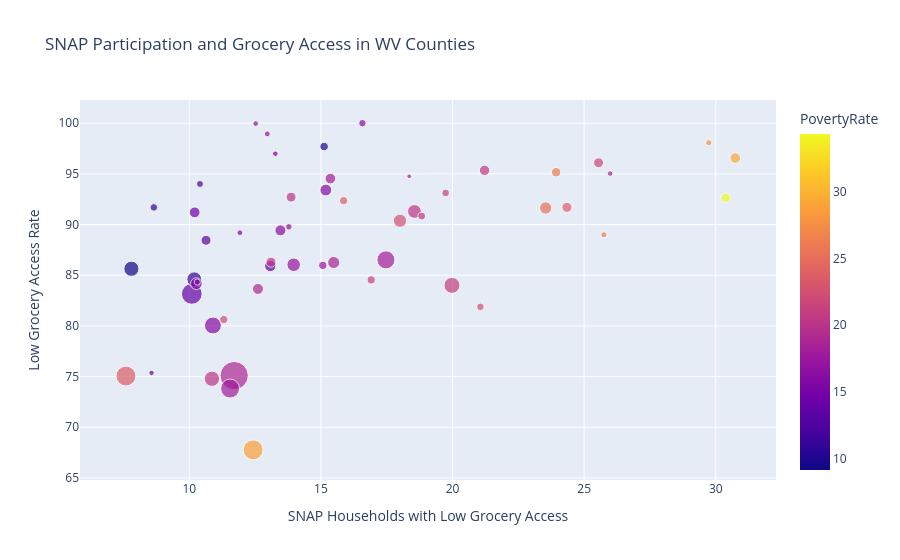

Source (notebook cell):
### Code cell
fig = px.scatter(
    wv_county,
    x="SNAP_LowAccess",
    y="LowAccessRate",
    size="Population",
    hover_name="County",
    color="PovertyRate",
    title="SNAP Participation and Grocery Access in WV Counties",
    labels={
        "SNAP_LowAccess": "SNAP Households with Low Grocery Access",
        "LowAccessRate": "Low Grocery Access Rate"
    }
)

fig.show()

### Figure 1 — Plotly figure (JSON) as saved in the notebook; plotly's stock layout.template omitted (floating-point values rounded to 4 significant figures)
{"data": [{"hovertemplate": "<b>%{hovertext}</b><br><br>SNAP Households with Low Grocery Access=%{x}<br>Low Grocery Access Rate=%{y}<br>Population=%{marker.size}<br>PovertyRate=%{marker.color}<extra></extra>", "hovertext": ["Barbour County", "Berkeley County", "Boone County", "Braxton County", "Brooke County", "Cabell County", "Calhoun County", "Clay County", "Doddridge County", "Fayette County", "Gilmer County", "Grant County", "Greenbrier County", "Hampshire County", "Hancock County", "Hardy County", "Harrison County", "Jackson County", "Jefferson County", "Kanawha County", "Lewis County", "Lincoln County", "Logan County", "Marion County", "Marshall County", "Mason County", "McDowell County", "Mercer County", "Mineral County", "Mingo County", "Monongalia County", "Monroe County", "Morgan County", "Nicholas County", "Ohio County", "Pendleton County", "Pleasants County", "Pocahontas County", "Preston County", "Putnam County", "Raleigh County", "Randolph County", "Ritchie County", "Roane County", "Summers County", "Taylor County", "Tucker County", "Tyler County", "Upshur County", "Wayne County", "Webster County", "Wetzel County", "Wirt County", "Wood County", "Wyoming County"], "legendgroup": "", "marker": {"color": [23.72, 13.88, 23.69, 21.52, 13.57, 28.74, 18.57, 27.51, 15.71, 20.37, 23.14, 12.12, 18.7, 20.06, 13.46, 10.93, 16.08, 16.4, 11.16, 18.89, 21.37, 26.14, 25.23, 20.12, 15.83, 18.27, 34.31, 20.93, 14.76, 29.17, 23.62, 16.32, 9.909, 20.49, 17.24, 16.86, 15.36, 17.49, 15.98, 9.159, 18.15, 18.84, 17.12, 20.44, 22.52, 17.43, 14.0, 16.55, 20.43, 22.5, 25.94, 22.45, 18.86, 17.89, 21.74], "coloraxis": "coloraxis", "size": [16589, 104169, 24629, 14523, 24069, 96319, 7627, 9386, 8202, 46039, 8693, 11937, 35480, 23964, 30676, 14025, 69099, 29211, 53498, 193063, 16372, 21720, 36743, 56418, 33107, 27324, 22113, 62264, 28212, 26839, 96189, 13502, 17541, 26233, 44443, 7695, 7605, 8719, 33520, 55486, 78859, 29405, 10449, 14926, 13927, 16895, 7141, 9208, 24254, 42481, 9154, 16583, 5717, 86956, 23796], "sizemode": "area", "sizeref": 482.7, "symbol": "circle"}, "mode": "markers", "name": "", "orientation": "v", "showlegend": false, "type": "scatter", "x": [15.86, 10.09, 24.35, 19.74, 10.64, 12.42, 25.99, 29.73, 11.92, 18.55, 11.76, 10.4, 15.49, 13.87, 13.07, 8.653, 10.9, 13.46, 10.19, 11.7, 16.91, 23.94, 23.54, 10.86, 10.27, 15.36, 30.38, 19.98, 10.2, 30.74, 7.593, 16.58, 15.12, 21.22, 13.97, 12.52, 13.27, 12.96, 15.19, 7.8, 17.47, 12.61, 13.78, 18.83, 21.06, 15.07, 8.565, 10.3, 13.1, 18.0, 25.75, 11.31, 18.35, 11.55, 25.55], "xaxis": "x", "y": [92.35, 83.16, 91.7, 93.12, 88.44, 67.77, 95.03, 98.07, 89.19, 91.29, 74.08, 94.01, 86.25, 92.71, 85.91, 91.69, 80.04, 89.43, 84.6, 75.1, 84.54, 95.16, 91.63, 74.78, 84.16, 94.53, 92.63, 84.0, 91.21, 96.56, 75.05, 100.0, 97.7, 95.35, 86.03, 99.96, 96.99, 98.94, 93.4, 85.63, 86.52, 83.65, 89.77, 90.83, 81.88, 85.97, 75.36, 84.32, 86.29, 90.38, 88.99, 80.63, 94.76, 73.82, 96.1], "yaxis": "y"}], "layout": {"coloraxis": {"colorbar": {"title": {"text": "PovertyRate"}}, "colorscale": [[0, "#0d0887"], [0.1111, "#46039f"], [0.2222, "#7201a8"], [0.3333, "#9c179e"], [0.4444, "#bd3786"], [0.5556, "#d8576b"], [0.6667, "#ed7953"], [0.7778, "#fb9f3a"], [0.8889, "#fdca26"], [1, "#f0f921"]]}, "legend": {"itemsizing": "constant", "tracegroupgap": 0}, "title": {"text": "SNAP Participation and Grocery Access in WV Counties"}, "xaxis": {"anchor": "y", "domain": [0, 1], "title": {"text": "SNAP Households with Low Grocery Access"}}, "yaxis": {"anchor": "x", "domain": [0, 1], "title": {"text": "Low Grocery Access Rate"}}}}
